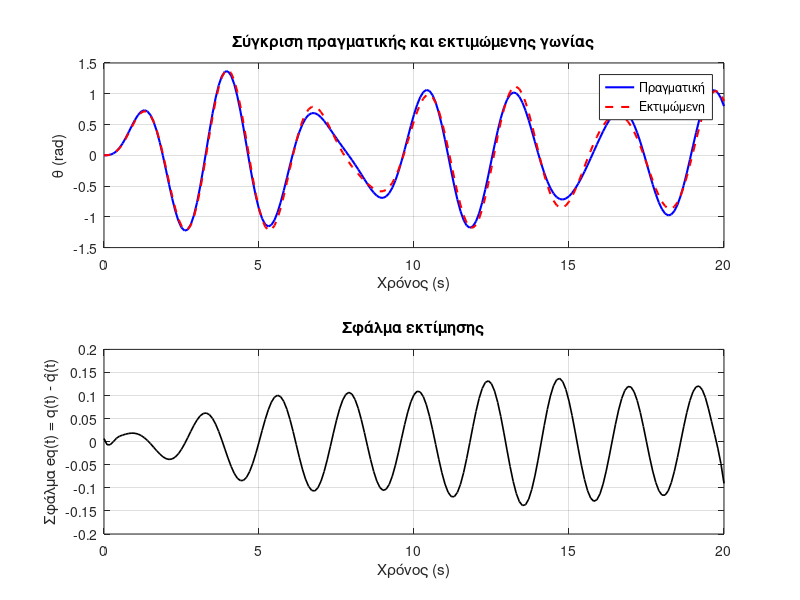

This chart was generated by the following MATLAB code:
clc; clear; close all;

% Ορισμός των παραμέτρων του συστήματος
m_true = 0.75;   % kg
L_true = 1.25;   % m
c_true = 0.15;   % N*m*sec
g = 9.81;        % m/sec^2
A0 = 4;          % Αρχικό πλάτος εισόδου
omega = 2;       % Συχνότητα εισόδου [rad/s]
T_sim = 20;      % Αυξημένος χρόνος προσομοίωσης (sec)
Ts = 0.1;        % Περίοδος δειγματοληψίας

% Διατύπωση του συνεχούς γραμμικού μοντέλου
A = [0 1; -g/L_true -c_true/(m_true*L_true^2)];
B = [0; 1/(m_true*L_true^2)];
C = [1 0];
D = 0;

sys = ss(A, B, C, D);

% Δημιουργία εισόδου και χρόνος
t_sampled = 0:Ts:T_sim;
u_sampled = A0 * sin(omega * t_sampled);

% Απόκριση με lsim
[y, ~, x] = lsim(sys, u_sampled, t_sampled);

% Φιλτράρισμα του y με Savitzky-Golay
y_smooth = sgolayfilt(y, 3, 11);

% Υπολογισμός 1ης και 2ης παραγώγου του y
y_dot = gradient(y_smooth, Ts);
y_ddot = gradient(y_dot, Ts);

% Μείωση δείγματος για αποφυγή θορύβου στα άκρα
N = length(y) - 5;

% Εφαρμογή μεθόδου ελαχίστων τετραγώνων στη μορφή της εξίσωσης κίνησης
Phi = [-y_smooth(1:N), -y_dot(1:N), u_sampled(1:N)'];
y_target = y_ddot(1:N);

% Εκτίμηση παραμέτρων
theta_hat = (Phi' * Phi + 1e-6 * eye(size(Phi,2))) \ (Phi' * y_target);
alpha1_hat = theta_hat(1);
alpha2_hat = theta_hat(2);
b1_hat = theta_hat(3);

% Υπολογισμός των L, m, c από τις εκτιμήσεις
L_hat = g / alpha1_hat;
m_hat = 1 / (b1_hat * L_hat^2);
c_hat = alpha2_hat * m_hat * L_hat^2;

% Προβολή αποτελεσμάτων εκτίμησης
fprintf('Εκτιμώμενες παράμετροι: \n');
fprintf('alpha1 = %.4f, alpha2 = %.4f, b1 = %.4f\n', alpha1_hat, alpha2_hat, b1_hat);
fprintf('L_hat = %.4f m, m_hat = %.4f kg, c_hat = %.4f N*m*sec\n', L_hat, m_hat, c_hat);

% Δημιουργία του εκτιμώμενου συστήματος
A_hat = [0 1; -alpha1_hat -alpha2_hat];
B_hat = [0; b1_hat];
C_hat = [1 0];
D_hat = 0;

sys_hat = ss(A_hat, B_hat, C_hat, D_hat);

% Υπολογισμός της εκτιμώμενης απόκρισης με lsim
y_est = lsim(sys_hat, u_sampled, t_sampled);

% Σύγκριση πραγματικής και εκτιμώμενης απόκρισης
figure;

subplot(2,1,1);
plot(t_sampled, y, 'b', 'LineWidth', 1.5);
hold on;
plot(t_sampled, y_est, 'r--', 'LineWidth', 1.5);
xlabel('Χρόνος (s)'); ylabel('\theta (rad)');
title('Σύγκριση πραγματικής και εκτιμώμενης γωνίας');
legend('Πραγματική', 'Εκτιμώμενη');
grid on;
hold on;
eq = y_smooth - y_est;

subplot(2,1,2);
plot(t_sampled, eq, 'k', 'LineWidth', 1.2);
xlabel('Χρόνος (s)');
ylabel('Σφάλμα eq(t) = q(t) - q̂(t)');
title('Σφάλμα εκτίμησης');
grid on;